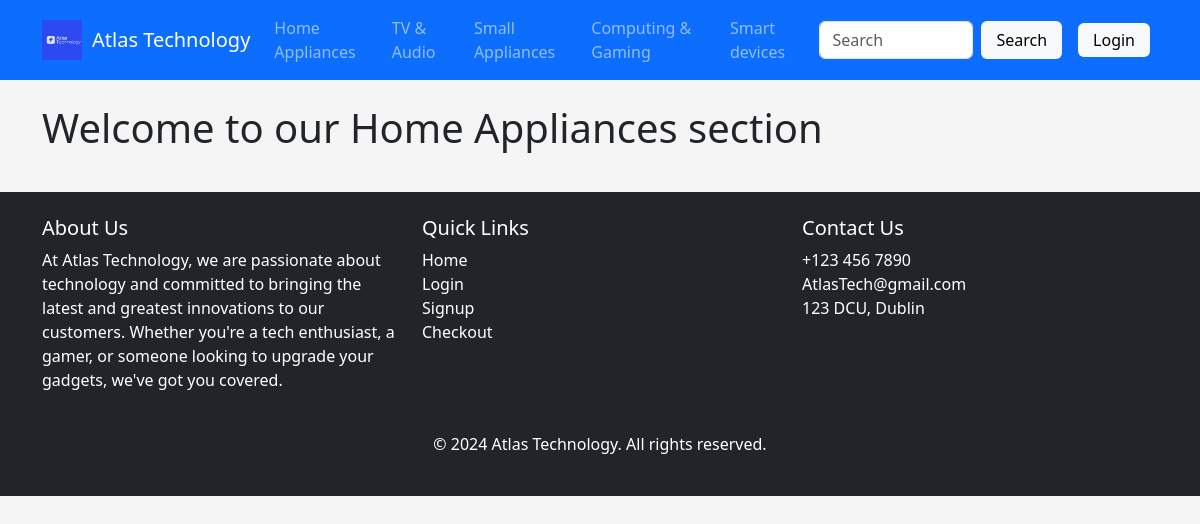
/shop/Home Appliances/, run on an earlier commit of the app's database.
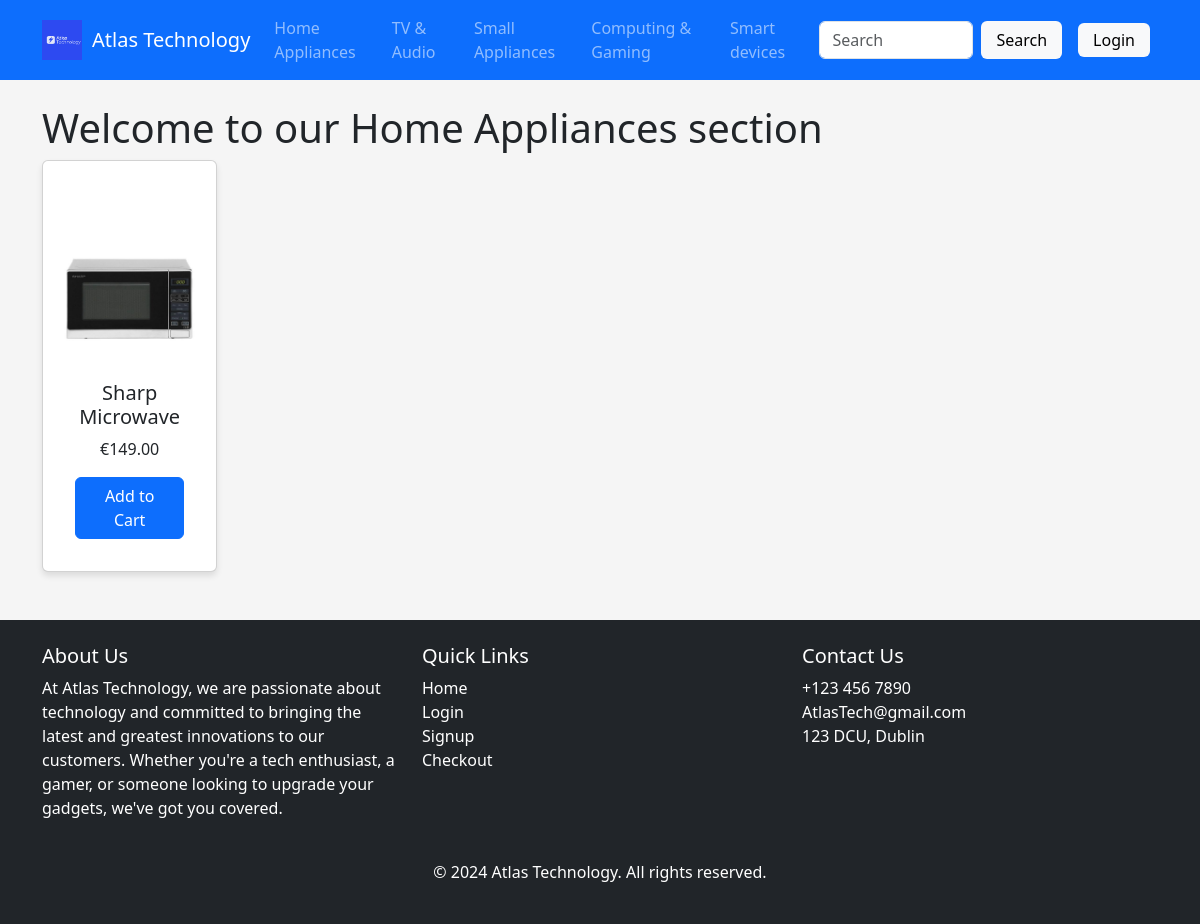
And on a later commit of the database.
### main/models.py (models this page shows, shortened)
class Product(models.Model):
    name = models.CharField(max_length=100)
    price = models.DecimalField(max_digits=10, decimal_places=2)
    image = models.ImageField(upload_to='static/css/images')
    description = models.TextField()
    CATEGORY_CHOICES = [('Home Appliances', 'Home Appliances'),
                        ('TV & Audio', 'TV & Audio'),
                        ('Small Appliances', 'Small Appliances'),
                        ('Computing & Gaming', 'Computing & Gaming'),
                        ('Smart devices', 'Smart devices'),
                        ]
    category = models.CharField(max_length=50, choices=CATEGORY_CHOICES)

### main/views.py (the view)
# urls.py: path('shop/<str:categorystr>/', views.shop_view, name='shopbycategory'),
def shop_view(request, categorystr):
    productsbycategory = Product.objects.filter(category=categorystr)
    ctx = {
        'detail': categorystr,
        'productsbycategory': productsbycategory,
    }
    return render(request, 'shopbycategory.html', context=ctx)

### main/templates/shopbycategory.html (shortened to what this page needs)
{% extends 'base.html' %}
{% load static %}
{% block content %}
<h1>Welcome to our {{detail}} section</h1>
<div class="col-md-6">
    <div class="row g-3">
        {% for product in productsbycategory %}
        <div class="col-md-4">
            <div class="card p-3">
                <img src="{{ product.image.url }}" alt="{{ product.name }}" class="card-img-top">
                <div class="card-body text-center">
                    <h5 class="card-title">{{ product.name }}</h5>
                    <p class="card-text">€{{ product.price }}</p>
                    <a href="{% url 'add_to_cart' product.id %}" class="btn btn-primary w-100">Add to Cart</a>
                </div>
            </div>
        </div>
        {% endfor %}
    </div>
</div>
</div>
{% endblock %}

What changed in the data, as far as the page shows it:
now on this page (row edited): Product: category "Home Appliances", image (picture), name "Sharp Microwave", price "149.00"
Also different on the page:
{{ detail }}: "Home Appliances" → (not shown)
